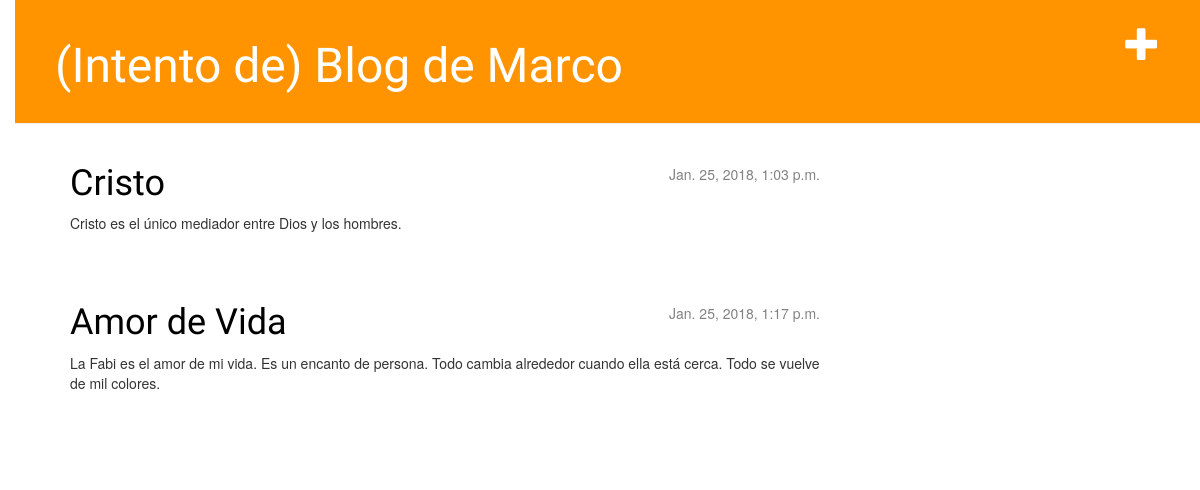
Before: / with the older database file.
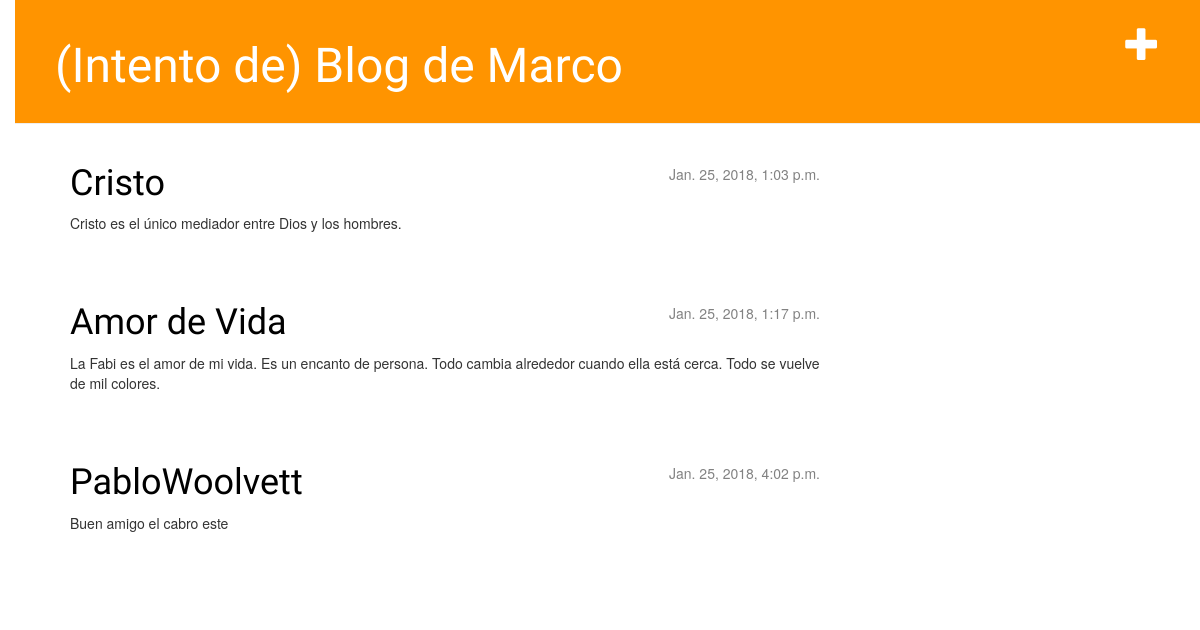
After: the same page with the newer database file.
### blog/models.py (models this page shows, shortened)
class Post(models.Model):
    author = models.ForeignKey('auth.User')
    title = models.CharField(max_length=200)
    text = models.TextField()
    created_date = models.DateTimeField(
            default=timezone.now)
    published_date = models.DateTimeField(
            blank=True, null=True)

### blog/views.py (the view)
# urls.py: url(r'^$', views.post_list),
def post_list(request):
    posts = Post.objects.filter(published_date__lte=timezone.now()).order_by('published_date')
    return render(request, 'blog/post_list.html', {'posts':posts})

### blog/templates/blog/post_list.html
{% extends 'blog/base.html' %}
{% block content %}
    {% for post in posts %}
    <div class="post">
        <div class="date">
            {{ post.published_date }}
        </div>
        <h1><a href="{% url 'post_detail' pk=post.pk %}">{{ post.title }}</a></h1>
        <p>{{ post.text|linebreaksbr }}</p>
    </div>
    {% endfor %}
{% endblock %}

### blog/templates/blog/base.html (shortened to what this page needs)
<!DOCTYPE html>
{% load staticfiles %}
    <html>
        <head>
            <link rel="stylesheet" href="//maxcdn.bootstrapcdn.com/bootstrap/3.2.0/css/bootstrap.min.css">
            <link rel="stylesheet" href="//maxcdn.bootstrapcdn.com/bootstrap/3.2.0/css/bootstrap-theme.min.css">
            <link rel="stylesheet" href="{% static 'css/blog.css' %}">
        </head>
        <body>
            <div class="page-header">
                <a href="{% url 'post_new' %}" class="top-menu"><span class="glyphicon glyphicon-plus"></span></a>
                <h1><a href="/">(Intento de) Blog de Marco</a></h1>
            </div>
            <div class="content container">
                <div class="row">
                    <div class="col-md-8">
                    {% block content %}
                    {% endblock %}
                    </div>
                </div>
            </div>
        </body>
    </html>

### blog/static/css/blog.css (style rules this page uses)
h1 a { color: #FCA205; }
body { padding-left: 15px; }
h1 a { color: #FCA205; font-family: 'Lobster'; }
.page-header { background-color: #ff9400; margin-top: 0; padding: 20px 20px 20px 40px; }
.page-header h1, .page-header h1 a, .page-header h1 a:visited, .page-header h1 a:active { color: #ffffff; font-size: 36pt; text-decoration: none; }
.content { margin-left: 40px; }
h1, h2, h3, h4 { font-family: 'Lobster', cursive; }
.date { float: right; color: #828282; }
.top-menu, .top-menu:hover, .top-menu:visited { color: #ffffff; float: right; font-size: 26pt; margin-right: 20px; }
.post { margin-bottom: 70px; }
.post h1 a, .post h1 a:visited { color: #000000; }

Changed rows visible on the page:
added Post: published_date "Jan. 25, 2018, 4:02 p.m.", title "PabloWoolvett", text "Buen amigo el cabro este"
